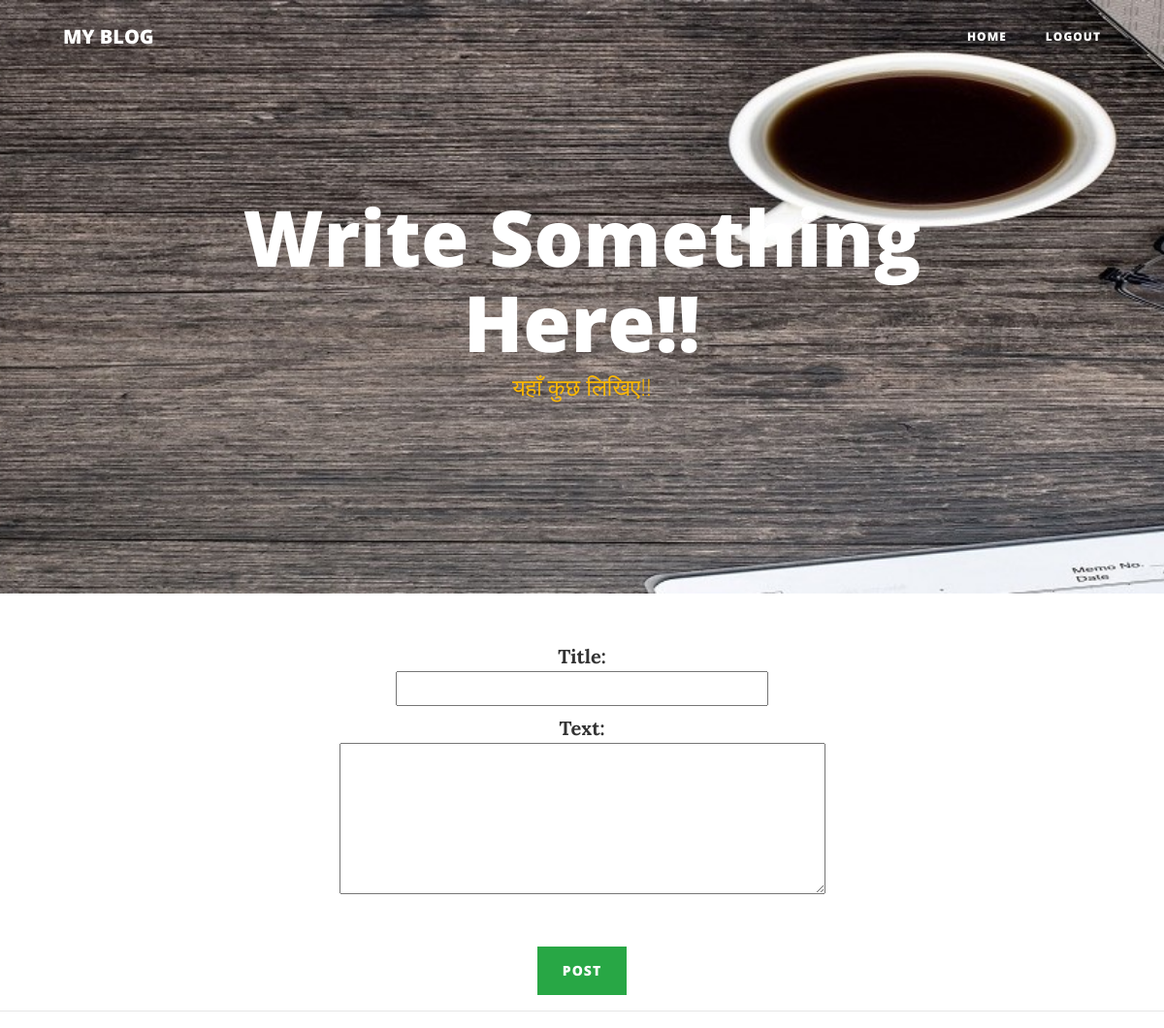
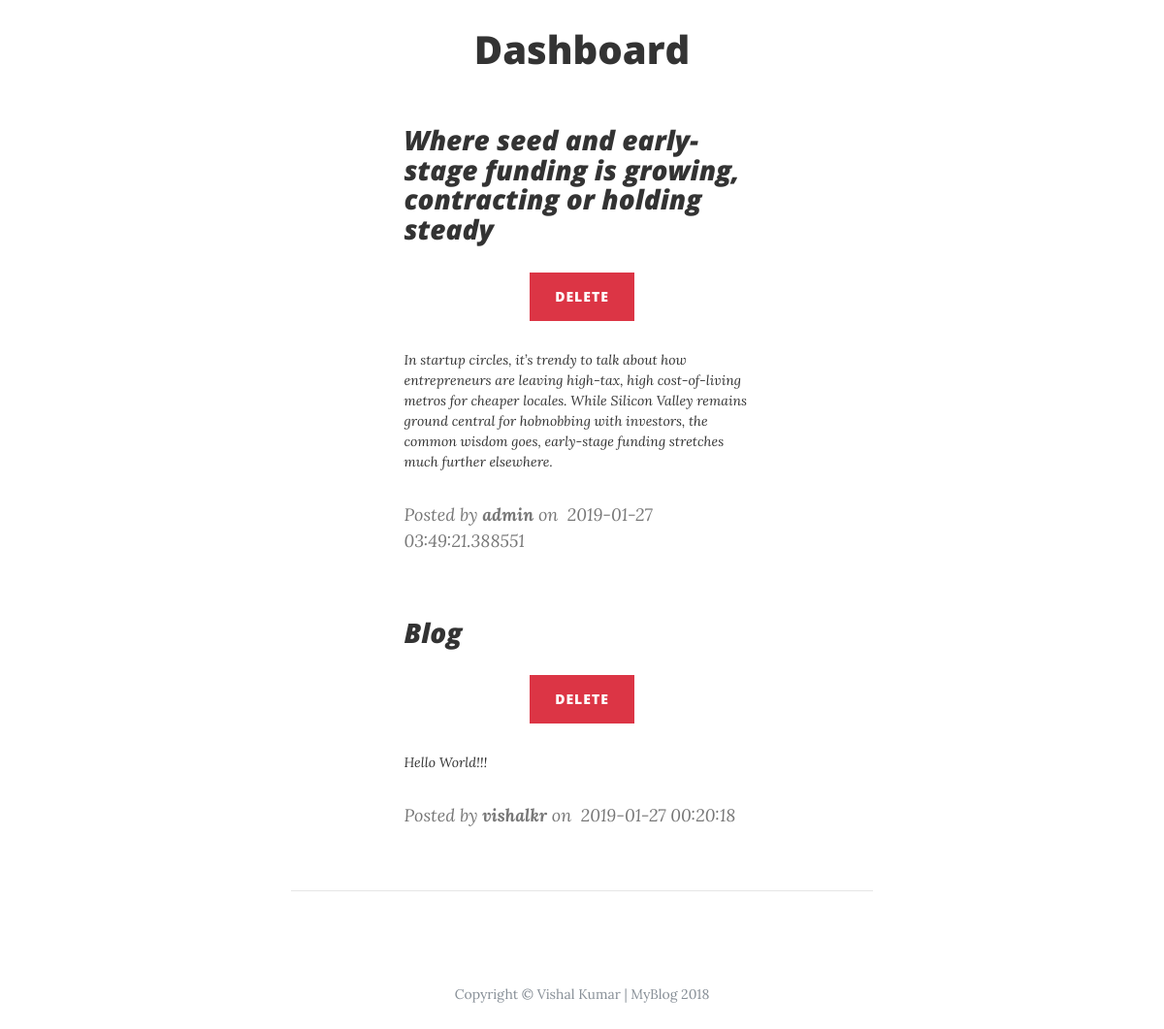
Screenshot of /show (signed in) with the database file from the repository (2 pictures, top to bottom).
### tables this page shows
CREATE TABLE entries (
  id integer primary key autoincrement,
  title text not null,
  'text' text not null,
  author text not null,
  time TIMESTAMP DEFAULT (datetime('now','localtime'))
);

### myblog.py (the view)
@app.route('/show')
@login_required
def show_entries():
    db = get_db()
    cur = db.execute('select title, text, author, time from entries order by id desc')
    entries = cur.fetchall()
    return render_template('show_entries.html', entries=entries)

### myblog.py (called while the page is built)
def login_required(f):
    @wraps(f)
    def wrap(*args, **kwargs):
        if 'logged_in' in session:
            return f(*args, **kwargs)
        else:
            flash('Please Login First')
            return redirect(url_for('login'))
    return wrap

def connect_db():
    rv = sqlite3.connect(app.config['DATABASE'])
    rv.row_factory = sqlite3.Row
    return rv

def get_db():
    if not hasattr(g, 'sqlite_db'):
        g.sqlite_db = connect_db()
    return g.sqlite_db

### templates/show_entries.html (shortened to what this page needs)
<!DOCTYPE html>
<html lang="en">
<head>
  <link href="{{ url_for('static', filename='bootstrap.min.css') }}" rel="stylesheet">
  <link rel="stylesheet" href="{{ url_for('static', filename='style.css') }}">
  <link href="{{ url_for('static', filename='font-awesome.min.css') }}" rel="stylesheet" type="text/css">
  <link href="{{ url_for('static', filename='myblog.min.css') }}" rel="stylesheet">
</head>
<body>
  <body>
    <nav class="navbar navbar-expand-lg navbar-light fixed-top" id="mainNav">
        <div class="container">
          <a class="navbar-brand" href="{{ url_for('index') }}">MY BLOG</a>
          <div class="collapse navbar-collapse" id="navbarResponsive">
            <ul class="navbar-nav ml-auto">
              <li class="nav-item">
                <a class="nav-link" href="{{ url_for('index') }}">Home</a>
              </li>
              <li class="nav-item">
                {% if not session.logged_in %}
                    <a href="{{ url_for('login') }}" class="nav-link">Admin</a>
                {% else %}
                    <a href="{{ url_for('logout') }}" class="nav-link">Logout</a>
                {% endif %}
              </li>
            </ul>
          </div>
        </div>
      </nav>
        <header class="masthead" style="background-image: url('{{ url_for('static', filename='blog1.jpg') }}')">
          <div class="container">
            <div class="row">
              <div class="col-lg-8 col-md-10 mx-auto">
                <div class="site-heading">
                  <h1>Write Something Here!!</h1>
                  <span class="subheading" style="color: #ffb900;">यहाँ कुछ लिखिए!!</span>
                </div>
              </div>
            </div>
          </div>
        </header>
        <center>
        {% if session.logged_in %}
         <form action="{{ url_for('add_entry') }}" method='post' class=add_entry>
           <dl>
             <dt>Title:
             <dd><input type=text size=30 name=title required=true>
             <dt>Text:
             <dd><textarea name=text rows=5 cols=40 required=true></textarea>
             <dd><br>
             <dd><button type="submit" name="submit" class="btn btn-success">post</button>
           </dl>
        </form>
       {% endif %}
     </center><hr><br>
     <center>
       <h1>Dashboard</h1>
       <br>
    {% block content %}
        <div class="row">
          <div class="col-lg-8 col-md-10 mx-auto">
            {% for entry in entries %}
            <div class= "menu-category">
                <div class="thumbnail">
                    <div class="caption">
                        <h3 style="text-align: left;">{{ entry.title }}</h3>&nbsp;
                              <form action="{{ url_for('delete_entry', id=entry.id) }}" method="post" class="delete_entry">
                                      <input type="submit" value="Delete" class="btn btn-danger">
                              </form>
                        <p style="text-align: left;">{{ entry.text|safe }}</p>
                        <p class="post-meta" style="text-align: left;">Posted by <b>{{ entry.author }}</b> on&nbsp; {{ entry.time }}</p>
                    </div>
                </div>
            </div>
            {% else %}
               <li><em>No entries here so far</em></li>
            {% endfor %}
        </div>
      </div>
      <hr width="50%" style="color: #323232;">
      {% endblock %}
    </center>
      {% block foot %}
          {% include "footer.html" ignore missing %}
      {% endblock %}
      </body>
  </html>

### static/style.css (style rules this page uses)
.menu-category { display: inline-block; margin: 0.25rem; padding: 0.25rem; width: 50%; text-align: justify; }

### rows the page displays
entries: title "Where seed and early-stage funding is growing, contracting or holding steady", text "In startup circles, it’s trendy to talk about how entrepreneurs are leaving high-tax, high cost-of-living metros for cheaper locales. While Silicon Valley remains ground central for hobnobbing with investors, the common wisdom goes, early-stage funding stretches much further elsewhere.", author "admin", time "2019-01-27 03:49:21.388551"
entries: title "Blog", text "Hello World!!!", author "vishalkr", time "2019-01-27 00:20:18"
